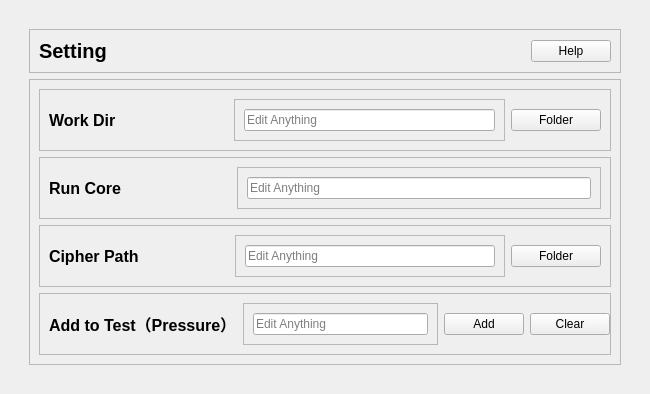
         <widget class="QWidget" name="Setting_Page">
          <layout class="QVBoxLayout" name="verticalLayout_18">
           <item>
            <widget class="QWidget" name="mainFrame_2" native="true">
             <layout class="QHBoxLayout" name="horizontalLayout_14">
              <item>
               <widget class="QWidget" name="widget_2" native="true">
                <property name="sizePolicy">
                 <sizepolicy hsizetype="Preferred" vsizetype="Expanding">
                  <horstretch>0</horstretch>
                  <verstretch>0</verstretch>
                 </sizepolicy>
                </property>
                <layout class="QVBoxLayout" name="verticalLayout_7">
                 <item>
                  <widget class="QFrame" name="frame_7">
                   <property name="frameShape">
                    <enum>QFrame::StyledPanel</enum>
                   </property>
                   <property name="frameShadow">
                    <enum>QFrame::Raised</enum>
                   </property>
                   <layout class="QHBoxLayout" name="horizontalLayout_15">
                    <item>
                     <widget class="QLabel" name="label_27">
                      <property name="font">
                       <font>
                        <pointsize>15</pointsize>
                        <weight>75</weight>
                        <italic>false</italic>
                        <bold>true</bold>
                       </font>
                      </property>
                      <property name="text">
                       <string>Setting</string>
                      </property>
                     </widget>
                    </item>
                    <item alignment="Qt::AlignRight">
                     <widget class="QPushButton" name="pushButton_8">
                      <property name="minimumSize">
                       <size>
                        <width>80</width>
                        <height>0</height>
                       </size>
                      </property>
                      <property name="text">
                       <string>Help</string>
                      </property>
                      <property name="icon">
                       <iconset resource="../../../../../../mnt/WinC/Linux_Files/PracticeInLinux/pypy/cipher/tabui12/tabui11/resource.qrc">
                        <normaloff>:/Icons/assets/Icons/arrow-right.png</normaloff>:/Icons/assets/Icons/arrow-right.png</iconset>
                      </property>
                      <property name="iconSize">
                       <size>
                        <width>24</width>
                        <height>24</height>
                       </size>
                      </property>
                     </widget>
                    </item>
                   </layout>
                  </widget>
                 </item>
                 <item>
                  <widget class="QFrame" name="frame_8">
                   <property name="sizePolicy">
                    <sizepolicy hsizetype="Preferred" vsizetype="Expanding">
                     <horstretch>0</horstretch>
                     <verstretch>0</verstretch>
                    </sizepolicy>
                   </property>
                   <property name="frameShape">
                    <enum>QFrame::StyledPanel</enum>
                   </property>
                   <property name="frameShadow">
                    <enum>QFrame::Raised</enum>
                   </property>
                   <layout class="QVBoxLayout" name="verticalLayout_19">
                    <item>
                     <widget class="QFrame" name="frame_6">
                      <property name="maximumSize">
                       <size>
                        <width>16777215</width>
                        <height>100</height>
                       </size>
                      </property>
                      <property name="frameShape">
                       <enum>QFrame::StyledPanel</enum>
                      </property>
                      <property name="frameShadow">
                       <enum>QFrame::Raised</enum>
                      </property>
                      <layout class="QHBoxLayout" name="horizontalLayout_16">
                       <item alignment="Qt::AlignLeft">
                        <widget class="QLabel" name="label_38">
                         <property name="maximumSize">
                          <size>
                           <width>16777215</width>
                           <height>30</height>
                          </size>
                         </property>
                         <property name="font">
                          <font>
                           <pointsize>12</pointsize>
                           <weight>75</weight>
                           <bold>true</bold>
                          </font>
                         </property>
                         <property name="text">
                          <string>Work Dir</string>
                         </property>
                        </widget>
                       </item>
                       <item>
                        <spacer name="horizontalSpacer">
                         <property name="orientation">
                          <enum>Qt::Horizontal</enum>
                         </property>
                         <property name="sizeType">
                          <enum>QSizePolicy::Preferred</enum>
                         </property>
                         <property name="sizeHint" stdset="0">
                          <size>
                           <width>112</width>
                           <height>20</height>
                          </size>
                         </property>
                        </spacer>
                       </item>
                       <item>
                        <widget class="QFrame" name="searchframe_2">
                         <property name="maximumSize">
                          <size>
                           <width>16777215</width>
                           <height>16777215</height>
                          </size>
                         </property>
                         <property name="frameShape">
                          <enum>QFrame::StyledPanel</enum>
                         </property>
                         <property name="frameShadow">
                          <enum>QFrame::Raised</enum>
                         </property>
                         <layout class="QHBoxLayout" name="horizontalLayout_23">
                          <item>
                           <widget class="QLineEdit" name="lineEdit_WorkDir">
                            <property name="minimumSize">
                             <size>
                              <width>180</width>
                              <height>0</height>
                             </size>
                            </property>
                            <property name="placeholderText">
                             <string>Edit Anything</string>
                            </property>
                           </widget>
                          </item>
                         </layout>
                        </widget>
                       </item>
                       <item alignment="Qt::AlignRight">
                        <widget class="QPushButton" name="Work_Dir_Button">
                         <property name="minimumSize">
                          <size>
                           <width>90</width>
                           <height>0</height>
                          </size>
                         </property>
                         <property name="text">
                          <string>Folder</string>
                         </property>
                        </widget>
                       </item>
                      </layout>
                     </widget>
                    </item>
                    <item>
                     <widget class="QFrame" name="frame_10">
                      <property name="maximumSize">
                       <size>
                        <width>16777215</width>
                        <height>100</height>
                       </size>
                      </property>
                      <property name="frameShape">
                       <enum>QFrame::StyledPanel</enum>
                      </property>
                      <property name="frameShadow">
                       <enum>QFrame::Raised</enum>
                      </property>
                      <layout class="QHBoxLayout" name="horizontalLayout_17">
                       <item>
                        <widget class="QLabel" name="label_40">
                         <property name="maximumSize">
                          <size>
                           <width>16777215</width>
                           <height>30</height>
                          </size>
                         </property>
                         <property name="font">
                          <font>
                           <pointsize>12</pointsize>
                           <weight>75</weight>
                           <bold>true</bold>
                          </font>
                         </property>
                         <property name="text">
                          <string>Run Core</string>
                         </property>
                        </widget>
                       </item>
                       <item>
                        <spacer name="horizontalSpacer_2">
                         <property name="orientation">
                          <enum>Qt::Horizontal</enum>
                         </property>
                         <property name="sizeType">
                          <enum>QSizePolicy::Preferred</enum>
                         </property>
                         <property name="sizeHint" stdset="0">
                          <size>
                           <width>110</width>
                           <height>20</height>
                          </size>
                         </property>
                        </spacer>
                       </item>
                       <item>
                        <widget class="QFrame" name="searchframe_3">
                         <property name="frameShape">
                          <enum>QFrame::StyledPanel</enum>
                         </property>
                         <property name="frameShadow">
                          <enum>QFrame::Raised</enum>
                         </property>
                         <layout class="QHBoxLayout" name="horizontalLayout_24">
                          <property name="leftMargin">
                           <number>9</number>
                          </property>
                          <item>
                           <widget class="QLineEdit" name="lineEdit_RunCore">
                            <property name="minimumSize">
                             <size>
                              <width>180</width>
                              <height>0</height>
                             </size>
                            </property>
                            <property name="placeholderText">
                             <string>Edit Anything</string>
                            </property>
                           </widget>
                          </item>
                         </layout>
                        </widget>
                       </item>
                      </layout>
                     </widget>
                    </item>
                    <item>
                     <widget class="QFrame" name="frame_16">
                      <property name="maximumSize">
                       <size>
                        <width>16777215</width>
                        <height>100</height>
                       </size>
                      </property>
                      <property name="frameShape">
                       <enum>QFrame::StyledPanel</enum>
                      </property>
                      <property name="frameShadow">
                       <enum>QFrame::Raised</enum>
                      </property>
                      <layout class="QHBoxLayout" name="horizontalLayout_19">
                       <item alignment="Qt::AlignLeft">
                        <widget class="QLabel" name="label_41">
                         <property name="maximumSize">
                          <size>
                           <width>16777215</width>
                           <height>30</height>
                          </size>
                         </property>
                         <property name="font">
                          <font>
                           <pointsize>12</pointsize>
                           <weight>75</weight>
                           <bold>true</bold>
                          </font>
                         </property>
                         <property name="text">
                          <string>Cipher Path</string>
                         </property>
                        </widget>
                       </item>
                       <item>
                        <spacer name="horizontalSpacer_3">
                         <property name="orientation">
                          <enum>Qt::Horizontal</enum>
                         </property>
                         <property name="sizeType">
                          <enum>QSizePolicy::Preferred</enum>
                         </property>
                         <property name="sizeHint" stdset="0">
                          <size>
                           <width>90</width>
                           <height>20</height>
                          </size>
                         </property>
                        </spacer>
                       </item>
                       <item>
                        <widget class="QFrame" name="searchframe_4">
                         <property name="minimumSize">
                          <size>
                           <width>250</width>
                           <height>0</height>
                          </size>
                         </property>
                         <property name="frameShape">
                          <enum>QFrame::StyledPanel</enum>
                         </property>
                         <property name="frameShadow">
                          <enum>QFrame::Raised</enum>
                         </property>
                         <layout class="QHBoxLayout" name="horizontalLayout_22">
                          <property name="leftMargin">
                           <number>9</number>
                          </property>
                          <item>
                           <widget class="QLineEdit" name="lineEdit_CipherPath">
                            <property name="minimumSize">
                             <size>
                              <width>250</width>
                              <height>0</height>
                             </size>
                            </property>
                            <property name="placeholderText">
                             <string>Edit Anything</string>
                            </property>
                           </widget>
                          </item>
                         </layout>
                        </widget>
                       </item>
                       <item>
                        <widget class="QPushButton" name="Cipher_Dir_Button">
                         <property name="minimumSize">
                          <size>
                           <width>90</width>
                           <height>0</height>
                          </size>
                         </property>
                         <property name="maximumSize">
                          <size>
                           <width>50</width>
                           <height>16777215</height>
                          </size>
                         </property>
                         <property name="text">
                          <string>Folder</string>
                         </property>
                        </widget>
                       </item>
                      </layout>
                     </widget>
                    </item>
                    <item>
                     <widget class="QFrame" name="frame_17">
                      <property name="maximumSize">
                       <size>
                        <width>16777215</width>
                        <height>100</height>
                       </size>
                      </property>
                      <property name="frameShape">
                       <enum>QFrame::StyledPanel</enum>
                      </property>
                      <property name="frameShadow">
                       <enum>QFrame::Raised</enum>
                      </property>
                      <layout class="QHBoxLayout" name="horizontalLayout_20">
                       <property name="rightMargin">
                        <number>0</number>
                       </property>
                       <item>
                        <widget class="QLabel" name="label_42">
                         <property name="maximumSize">
                          <size>
                           <width>16777215</width>
                           <height>30</height>
                          </size>
                         </property>
                         <property name="font">
                          <font>
                           <pointsize>12</pointsize>
                           <weight>75</weight>
                           <bold>true</bold>
                          </font>
                         </property>
                         <property name="text">
                          <string>Add to Test（Pressure）</string>
                         </property>
                        </widget>
                       </item>
                       <item>
                        <widget class="QFrame" name="searchframe_5">
                         <property name="minimumSize">
                          <size>
                           <width>0</width>
                           <height>0</height>
                          </size>
                         </property>
                         <property name="frameShape">
                          <enum>QFrame::StyledPanel</enum>
                         </property>
                         <property name="frameShadow">
                          <enum>QFrame::Raised</enum>
                         </property>
                         <layout class="QHBoxLayout" name="horizontalLayout_13">
                          <item>
                           <widget class="QLineEdit" name="lineEdit_AddPressure">
                            <property name="minimumSize">
                             <size>
                              <width>0</width>
                              <height>0</height>
                             </size>
                            </property>
                            <property name="placeholderText">
                             <string>Edit Anything</string>
                            </property>
                           </widget>
                          </item>
                         </layout>
                        </widget>
                       </item>
                       <item>
                        <widget class="QPushButton" name="AddButton">
                         <property name="minimumSize">
                          <size>
                           <width>60</width>
                           <height>0</height>
                          </size>
                         </property>
                         <property name="text">
                          <string>Add</string>
                         </property>
                        </widget>
                       </item>
                       <item>
                        <widget class="QPushButton" name="ClearButton">
                         <property name="minimumSize">
                          <size>
                           <width>60</width>
                           <height>0</height>
                          </size>
                         </property>
                         <property name="text">
                          <string>Clear</string>
                         </property>
                        </widget>
                       </item>
                      </layout>
                     </widget>
                    </item>
                   </layout>
                  </widget>
                 </item>
                </layout>
               </widget>
              </item>
             </layout>
            </widget>
           </item>
          </layout>
         </widget>
